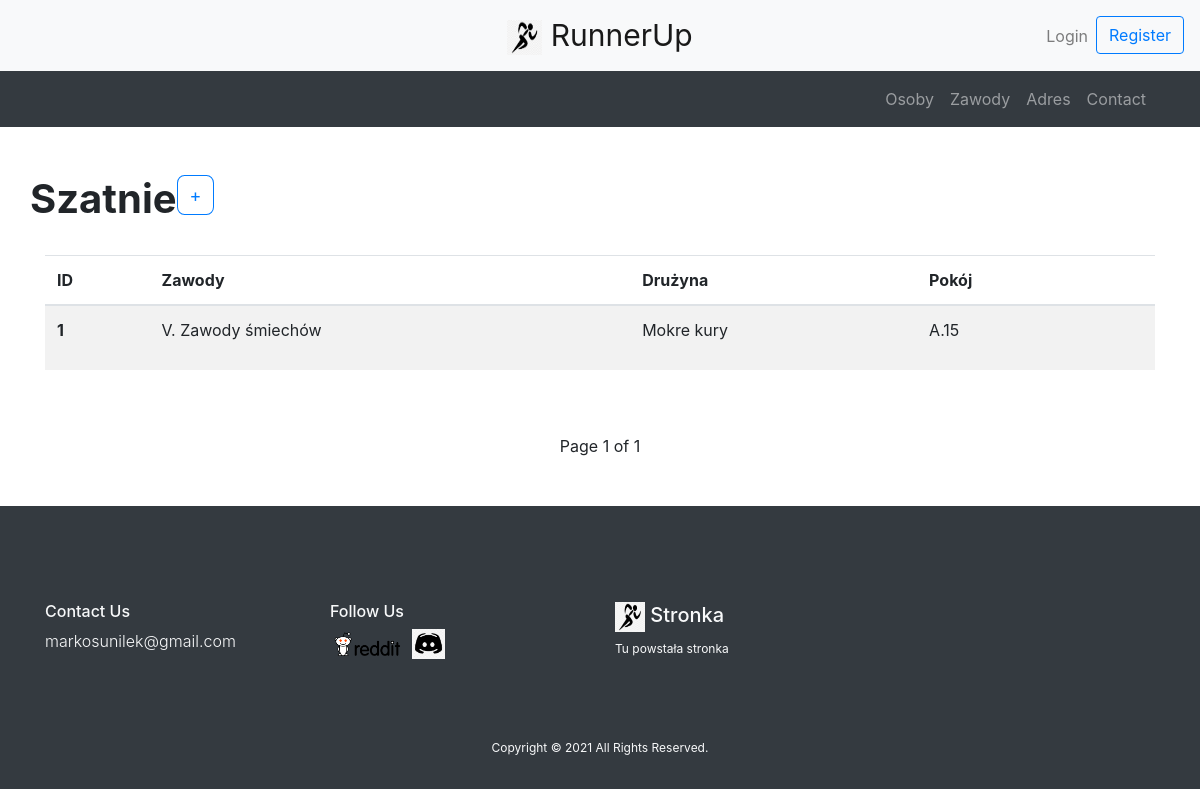
Screenshot of /szatnia/ with the database file from the repository.
### polls/models.py (models this page shows, shortened)
class Szatnia(models.Model):
    zawody = models.ForeignKey(Zawody, on_delete=models.CASCADE)
    team = models.ForeignKey(Team, on_delete=models.CASCADE)
    pokoj = models.CharField(max_length=5, blank=False, null=True)

class Zawody(models.Model):
    zawody_nazwa = models.CharField(max_length=200, verbose_name='Nazwa')
    zawody_data = models.DateTimeField(default=return_date_time, verbose_name='Kiedy', help_text='<em>DD.MM.YYYY HH:MM</em>')
    aff_url = models.SlugField(blank=True, null=True, help_text='wyrazy-oddzielone-myslnikami')
    zawody_pub = models.DateTimeField(auto_now_add=True)
    stadion = models.ForeignKey(Stadion, on_delete=models.CASCADE)
    def __str__(self):
        return self.zawody_nazwa

class Team(models.Model):
    team_nazwa = models.CharField(max_length=50, blank=False, null=False, unique=True, verbose_name='Nazwa drużyny')
    def __str__(self):
        return self.team_nazwa

### polls/views.py (the view, shortened to what this page needs)
# urls.py: path('szatnia/', views.szatnie, name='szatnia'),
def szatnie(request):
    szatnia = Szatnia.objects.all()
    paginator = Paginator(szatnia, 6)
    page_number = request.GET.get('page')
    page_obj = paginator.get_page(page_number)
    uszatnia = SzatniaForm()
    return render(request=request, template_name="szatnia.html", context={"page_obj": page_obj, "uszatnia": uszatnia,
                                                                          })

### templates/szatnia.html (shortened to what this page needs)
{% extends "header.html" %}
{% load crispy_forms_filters %}
{% block content %}
    {% load crispy_forms_tags %}
    <div class="container py-5">
        <div class="row">
            <h1 class="font-weight-bold">Szatnie</h1>
            {% if user.is_superuser %}
                <button type="button" class="btn btn-outline-primary align-top" style="font-size:18px; border-radius: 20%; height: 40px;" data-toggle="modal" data-target="#szatniaModal">+</button>
            {% elif user.is_authenticated %}
                <a tabindex="0" class="btn-xs btn-outline-danger align-top disabled text-nowrap" style="height: 0" role="button" data-toggle="popover" data-trigger="focus" title="Brak uprawnień" data-content="Nie posiadasz wystarczających uprawnień do tego typu akcji">X</a>
            {% else %}
                <a href="/register/" class="btn btn-outline-primary align-top" style="font-size:18px; border-radius: 20%; height: 40px;">+</a>
            {% endif %}
        </div>
        <br>
        <table class="table table-striped table-hover">
            <thead>
            <tr>
                <th scope="col">ID</th>
                <th scope="col">Zawody</th>
                <th scope="col">Drużyna</th>
                <th scope="col">Pokój</th>
                <th scope="col"></th>
            </tr>
            </thead>
            <tbody>
            {% for s in page_obj %}
                <tr>
                    <th scope="row">{{ s.id }}</th>
                    <td>
                        <a href="/zawody/{{ z.aff_url }}" style="color: inherit;">
                            {{ s.zawody }}
                        </a>
                    </td>
                    <td><p class="data">{{ s.team }}</p></td>
                    <td><p class="dataTables_wrapper">{{ s.pokoj }}</p></td>
                    <td>
                    </td>
                </tr>
            {% endfor %}
            </tbody>
        </table>
    </div>
    <div class="container">
        <div class="pagination justify-content-center">
                <span class="step-links">
                    <span class="current">
                        Page {{ page_obj.number }} of {{ page_obj.paginator.num_pages }}
                    </span>
                </span>
        </div>
    </div>
{% endblock %}

### rows the page displays
Szatnia: id "1", zawody "V. Zawody śmiechów", team "Mokre kury", pokoj "A.15"

### other values shown
{{ page_obj.number }} "1"
{{ page_obj.paginator.num_pages }} "1"
